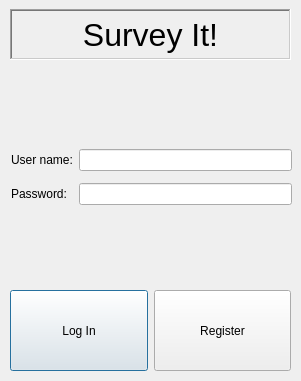
<?xml version="1.0" encoding="UTF-8"?>
<ui version="4.0">
 <class>Login</class>
 <widget class="QDialog" name="Login">
  <property name="geometry">
   <rect>
    <x>0</x>
    <y>0</y>
    <width>301</width>
    <height>381</height>
   </rect>
  </property>
  <property name="windowTitle">
   <string>Login</string>
  </property>
  <widget class="QLabel" name="label">
   <property name="geometry">
    <rect>
     <x>10</x>
     <y>9</y>
     <width>281</width>
     <height>51</height>
    </rect>
   </property>
   <property name="font">
    <font>
     <pointsize>24</pointsize>
    </font>
   </property>
   <property name="frameShape">
    <enum>QFrame::WinPanel</enum>
   </property>
   <property name="frameShadow">
    <enum>QFrame::Sunken</enum>
   </property>
   <property name="lineWidth">
    <number>1</number>
   </property>
   <property name="midLineWidth">
    <number>1</number>
   </property>
   <property name="text">
    <string>Survey It!</string>
   </property>
   <property name="alignment">
    <set>Qt::AlignCenter</set>
   </property>
  </widget>
  <widget class="QWidget" name="layoutWidget">
   <property name="geometry">
    <rect>
     <x>10</x>
     <y>290</y>
     <width>281</width>
     <height>81</height>
    </rect>
   </property>
   <layout class="QHBoxLayout" name="horizontalLayout">
    <item>
     <widget class="QPushButton" name="li">
      <property name="sizePolicy">
       <sizepolicy hsizetype="Minimum" vsizetype="Expanding">
        <horstretch>0</horstretch>
        <verstretch>0</verstretch>
       </sizepolicy>
      </property>
      <property name="text">
       <string>Log In</string>
      </property>
     </widget>
    </item>
    <item>
     <widget class="QPushButton" name="reg">
      <property name="sizePolicy">
       <sizepolicy hsizetype="Minimum" vsizetype="Expanding">
        <horstretch>0</horstretch>
        <verstretch>0</verstretch>
       </sizepolicy>
      </property>
      <property name="text">
       <string>Register</string>
      </property>
     </widget>
    </item>
   </layout>
  </widget>
  <widget class="QWidget" name="layoutWidget">
   <property name="geometry">
    <rect>
     <x>11</x>
     <y>71</y>
     <width>281</width>
     <height>211</height>
    </rect>
   </property>
   <layout class="QFormLayout" name="formLayout">
    <property name="horizontalSpacing">
     <number>6</number>
    </property>
    <property name="verticalSpacing">
     <number>12</number>
    </property>
    <property name="topMargin">
     <number>78</number>
    </property>
    <item row="0" column="0">
     <widget class="QLabel" name="label_2">
      <property name="text">
       <string>User name:</string>
      </property>
     </widget>
    </item>
    <item row="0" column="1">
     <widget class="QLineEdit" name="un"/>
    </item>
    <item row="1" column="0">
     <widget class="QLabel" name="label_3">
      <property name="text">
       <string>Password:</string>
      </property>
     </widget>
    </item>
    <item row="1" column="1">
     <widget class="QLineEdit" name="pass"/>
    </item>
   </layout>
  </widget>
 </widget>
 <resources/>
 <connections/>
</ui>
